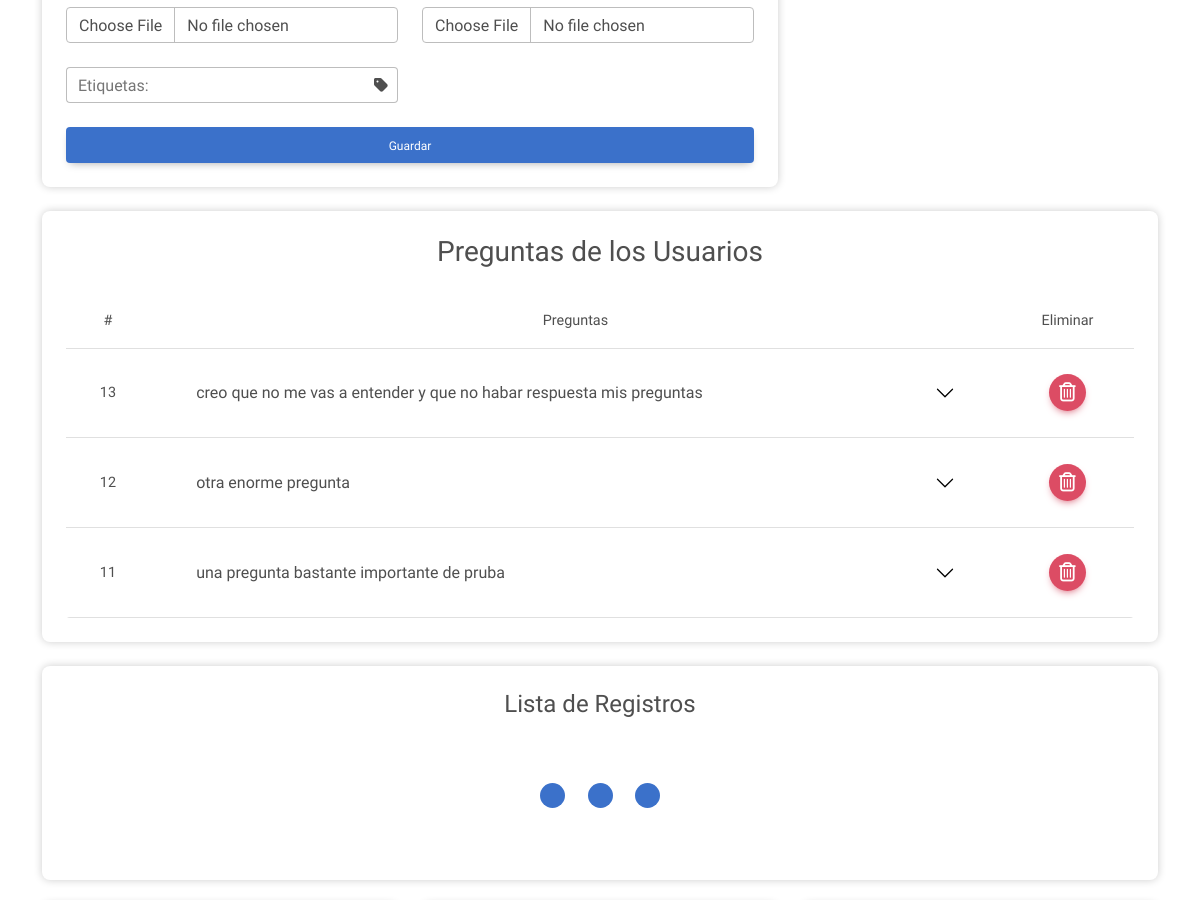
/administracion/base_de_datos/ (signed in, middle part), run on an earlier commit of the app's database.
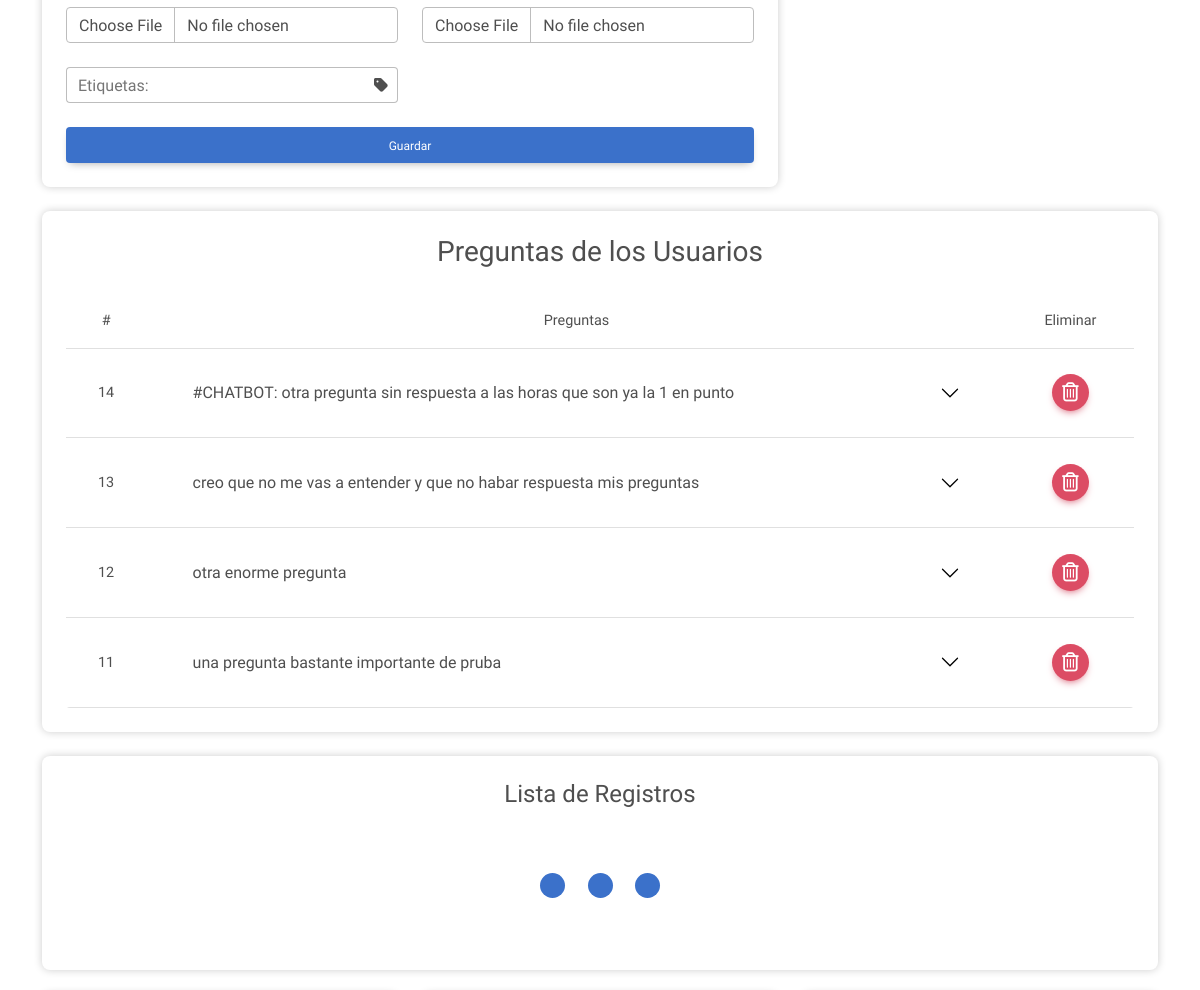
And on a later commit of the database.
### cross_asistent/models.py (models this page shows)
class Preguntas(models.Model):
    pregunta = models.CharField(max_length=150)
    descripcion = models.TextField(blank=True)
    fecha = models.DateTimeField(auto_now_add=True)
    class Meta:
        verbose_name = "Pregunta"
        verbose_name_plural = "Preguntas"

### cross_asistent/views.py (the view)
# urls.py: path('administracion/base_de_datos/', views.database_page, name='database_page'),
@login_required
@never_cache
def database_page(request):
    context = { 'active_page':'database','pages':functions.pages, 'preguntas_sending':questions_all, 'categorias':categoriasFilter, 'categoriasall':categoriasall }
    return render(request, 'admin/database.html', context)

### cross_asistent/templates/admin/database.html (shortened to what the changed rows need)
{% extends 'base/widget.html' %}
{% load static %}
{% block extra_head %}
<link rel="stylesheet" href="https://cdn.datatables.net/1.13.1/css/dataTables.bootstrap5.min.css" />
{% endblock %}
{% block content %}
<main class="container container-fluid py-5">
    <div class="row">
        <section class="mb-4" id="preguntasEnviadas">
            <div class="card">
                <div class="card-body">
                    {% if preguntas_sending %}
                    <div class="table-responsive rounded" id="table-container">
                        <table class="table table_odd align-middle m-0">
                            <thead>
                                <tr class="text-center">
                                    <th class="d-none d-md-table-cell">#</th>
                                    <th>Preguntas</th>
                                    <th>Eliminar</th>
                                </tr>
                            </thead>
                            <tbody>
                                {% for question in preguntas_sending %}
                                <tr class="table_odd_items">
                                    <td class="text-center d-none d-md-table-cell">{{question.id}}</td>
                                    <td>
                                        <div class="accordion accordion-borderless" id="questionList">
                                            <div class="accordion-item">
                                                <h2 class="accordion-header" id="heading_{{question.id}}">
                                                    <div data-mdb-collapse-init class="accordion-button collapsed" type="button" data-mdb-toggle="collapse"
                                                        data-mdb-target="#collapse_{{question.id}}" aria-expanded="false"
                                                        aria-controls="collapse_{{question.id}}">
                                                        {{question.pregunta}}
                                                    </div>
                                                </h2>
                                            </div>
                                        </div>
                                    </td>
                                    <td>
                                        <div class="d-flex justify-content-center align-items-center">
                                            <form method="post" action="{% url 'question_deleted' %}" data-submit-form>
                                                <button title="Editar Usuario" type="submit" class="btn btn-floating btn-danger">
                                                    <i class="fa-regular fa-trash-can fs-12"></i>
                                                </button>
                                            </form>
                                        </div>
                                    </td>
                                </tr>
                                {% endfor %}
                            </tbody>
                        </table>
                    </div>
                    {% else %}
                    <div class="text-center">
                        <p class="lead m-0">No hay preguntas por el momento.</p>
                    </div>
                    {% endif %}
                </div>
        </section>
    </div>
</main>
{% endblock %}

What changed in the data, as far as the page shows it:
added Preguntas: id "14", pregunta "#CHATBOT: otra pregunta sin respuesta a las horas que son ya la 1 en punto"
